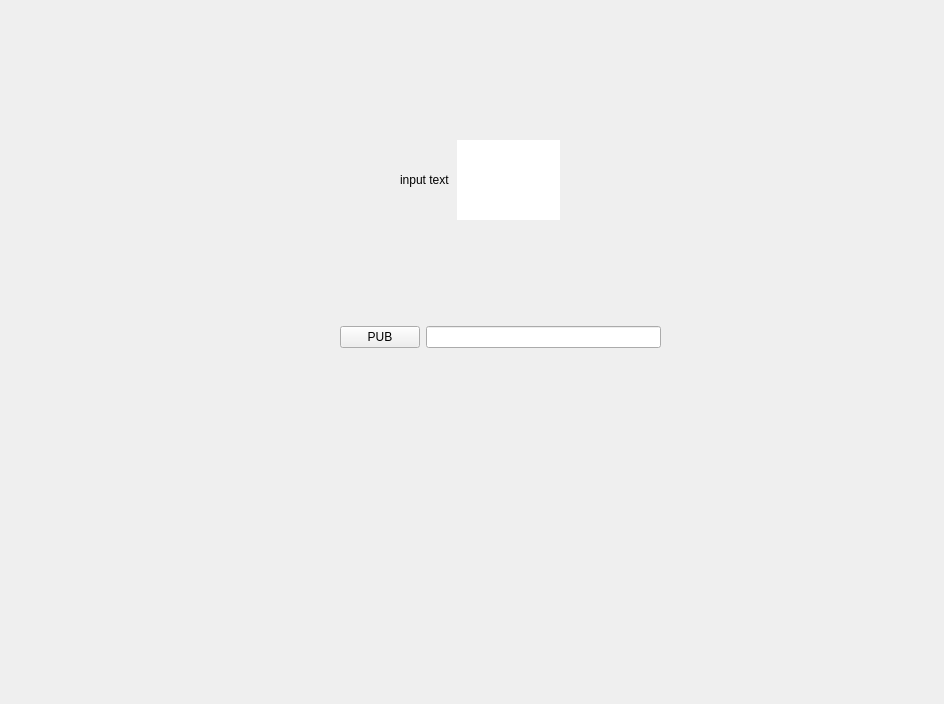
<?xml version="1.0" encoding="UTF-8"?>
<ui version="4.0">
 <class>MainWindowDesign</class>
 <widget class="QMainWindow" name="MainWindowDesign">
  <property name="geometry">
   <rect>
    <x>0</x>
    <y>0</y>
    <width>944</width>
    <height>704</height>
   </rect>
  </property>
  <property name="windowTitle">
   <string>QRosApp</string>
  </property>
  <property name="windowIcon">
   <iconset>
    <normaloff>:/images/icon.png</normaloff>:/images/icon.png</iconset>
  </property>
  <property name="locale">
   <locale language="English" country="Australia"/>
  </property>
  <widget class="QWidget" name="centralwidget">
   <widget class="QWidget" name="gridLayoutWidget">
    <property name="geometry">
     <rect>
      <x>340</x>
      <y>290</y>
      <width>321</width>
      <height>95</height>
     </rect>
    </property>
    <layout class="QGridLayout" name="gridLayout">
     <item row="0" column="0">
      <widget class="QPushButton" name="publish_button">
       <property name="text">
        <string>PUB</string>
       </property>
      </widget>
     </item>
     <item row="0" column="1">
      <widget class="QLineEdit" name="lineEdit"/>
     </item>
    </layout>
   </widget>
   <widget class="QWidget" name="gridLayoutWidget_2">
    <property name="geometry">
     <rect>
      <x>400</x>
      <y>140</y>
      <width>160</width>
      <height>80</height>
     </rect>
    </property>
    <layout class="QGridLayout" name="gridLayout_2">
     <item row="0" column="0">
      <widget class="QLabel" name="label_2">
       <property name="text">
        <string>input text</string>
       </property>
      </widget>
     </item>
     <item row="0" column="1" colspan="2">
      <widget class="QLabel" name="label">
       <property name="styleSheet">
        <string notr="true">background-color: rgb(255, 255, 255);
color: rgb(0, 0, 0);</string>
       </property>
       <property name="text">
        <string/>
       </property>
      </widget>
     </item>
    </layout>
   </widget>
  </widget>
  <action name="action_Quit">
   <property name="text">
    <string>&amp;Quit</string>
   </property>
   <property name="shortcut">
    <string>Ctrl+Q</string>
   </property>
   <property name="shortcutContext">
    <enum>Qt::ShortcutContext::ApplicationShortcut</enum>
   </property>
  </action>
  <action name="action_Preferences">
   <property name="text">
    <string>&amp;Preferences</string>
   </property>
  </action>
  <action name="actionAbout">
   <property name="text">
    <string>&amp;About</string>
   </property>
  </action>
  <action name="actionAbout_Qt">
   <property name="text">
    <string>About &amp;Qt</string>
   </property>
  </action>
 </widget>
 <resources/>
 <connections>
  <connection>
   <sender>action_Quit</sender>
   <signal>triggered()</signal>
   <receiver>MainWindowDesign</receiver>
   <slot>close()</slot>
   <hints>
    <hint type="sourcelabel">
     <x>-1</x>
     <y>-1</y>
    </hint>
    <hint type="destinationlabel">
     <x>399</x>
     <y>299</y>
    </hint>
   </hints>
  </connection>
 </connections>
</ui>
